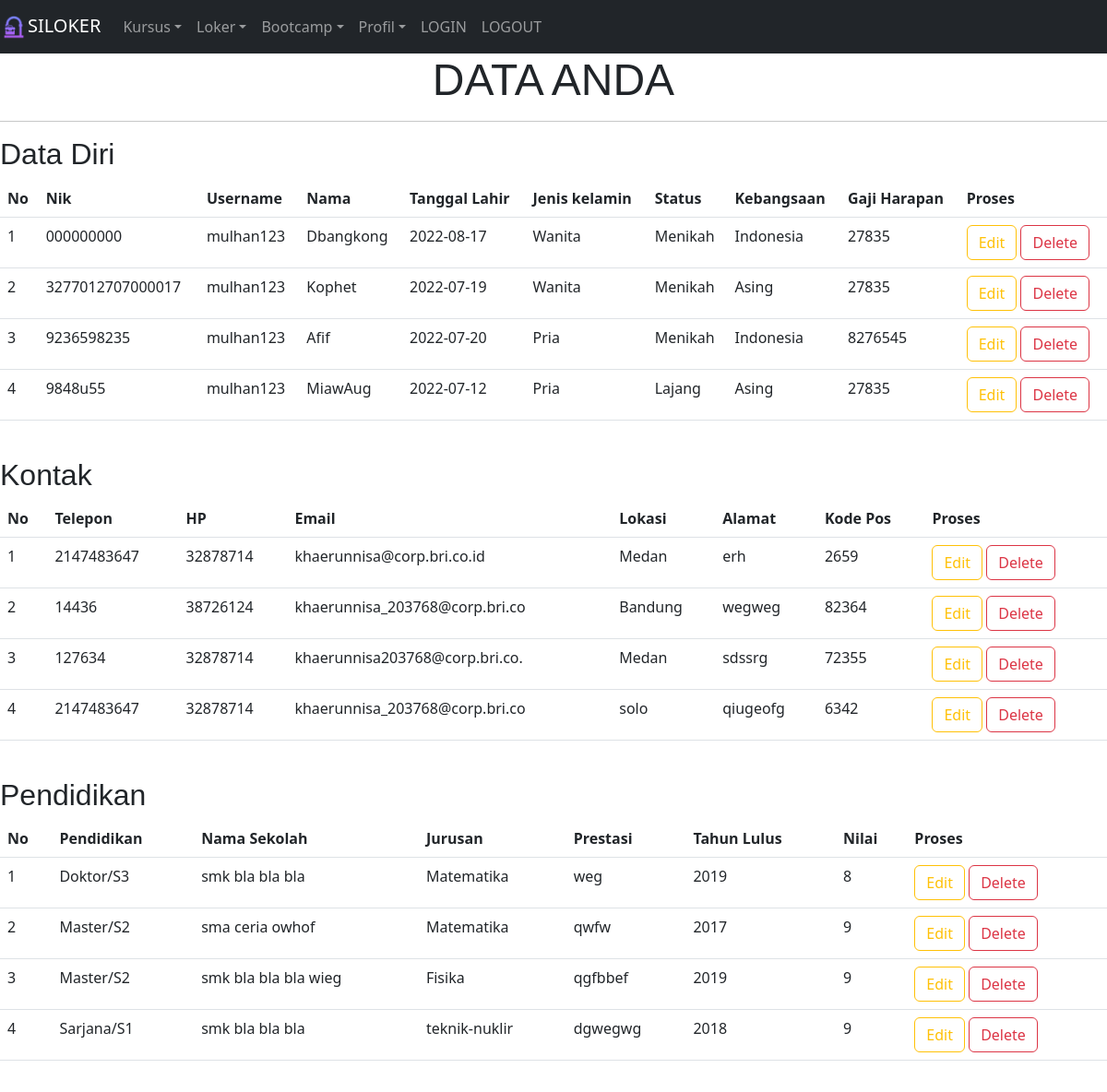
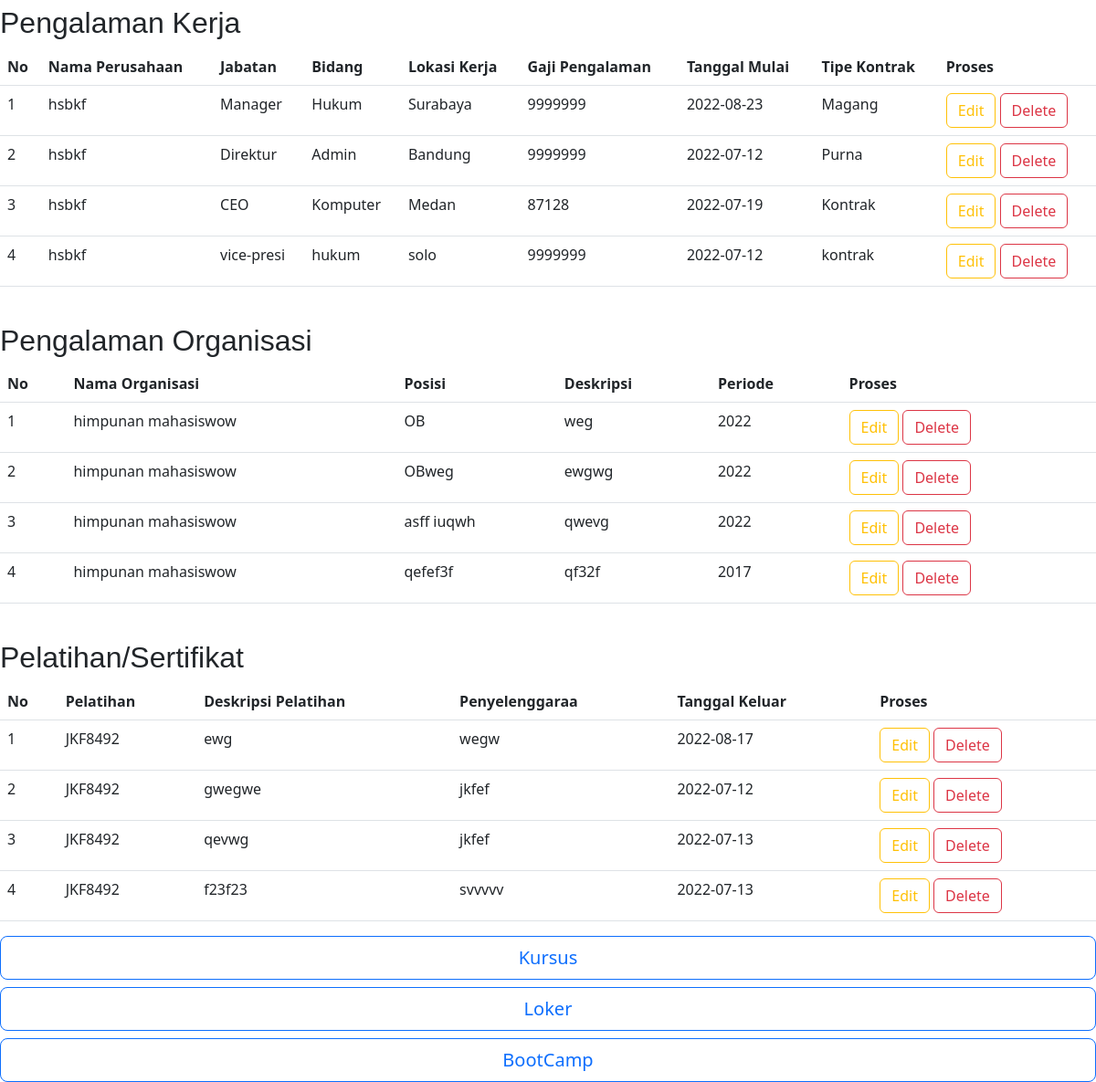
/SILOKER/cekProfil.php, run on the app's committed database (2 pictures, top to bottom).
### tables this page shows
CREATE TABLE `profil` (
  `nik` varchar(30) NOT NULL,
  `username` varchar(20) NOT NULL,
  `nama` varchar(35) NOT NULL,
  `tanggal_lahir` date NOT NULL,
  `jenis_kelamin` varchar(10) NOT NULL,
  `status` varchar(15) NOT NULL,
  `kebangsaan` varchar(17) NOT NULL,
  `gaji_harapan` int(10) NOT NULL,
  `telepon` int(15) NOT NULL,
  `hp` int(15) NOT NULL,
  `email` varchar(30) NOT NULL,
  `lokasi` varchar(15) NOT NULL,
  `alamat` text NOT NULL,
  `kode_pos` int(7) NOT NULL,
  `pendidikan` varchar(10) NOT NULL,
  `nama_sekolah` varchar(20) NOT NULL,
  `jurusan` varchar(20) NOT NULL,
  `prestasi` text NOT NULL,
  `tahun_lulus` int(5) NOT NULL,
  `nilai` int(5) NOT NULL,
  `nama_perusahaan` varchar(20) NOT NULL,
  `jabatan` varchar(10) NOT NULL,
  `bidang` varchar(10) NOT NULL,
  `lokasi_kerja` varchar(15) NOT NULL,
  `gaji_pengalaman` int(10) NOT NULL,
  `tanggal_mulai` date NOT NULL,
  `tipe_kontrak` varchar(15) NOT NULL,
  `nama_organisasi` varchar(20) NOT NULL,
  `posisi` varchar(10) NOT NULL,
  `deskripsi` text NOT NULL,
  `periode` int(7) NOT NULL,
  `pelatihan` varchar(30) NOT NULL,
  `deskripsi_pelatihan` varchar(30) NOT NULL,
  `penyelenggara` varchar(30) NOT NULL,
  `tanggal_keluar` date NOT NULL
);

### SILOKER/cekProfil.php (the view, shortened to what this page needs)
<!DOCTYPE html>
<html lang="en">
<head>
    <link rel="stylesheet" href="css/bootstrap.min.css">
</head>
<body>
    <?php
        require("fungsi.php");
        $sql = "SELECT * FROM profil";
     ?>
    <nav class="navbar navbar-expand-sm bg-dark navbar-dark">
        <a class="navbar-brand" href="#">
            <img src="multimedia/image/logo/silokerlogo.png" alt="no gambar" width="30" height="30">SILOKER
        </a>
        <div class="collapse navbar-collapse" id="navbarNavDropdown">
            <ul class="navbar-nav">
                <li class="nav-item dropdown">
                    <a class="nav-link dropdown-toggle" href="#" id="NavbarDrop" role="button" data-bs-toggle="dropdown" aria-expanded="false">Kursus</a>
                </li>
                <li class="nav-item dropdown">
                    <a class="nav-link dropdown-toggle" href="#" id="NavbarDrop" role="button" data-bs-toggle="dropdown" aria-expanded="false">Loker</a>
                </li>
                <li class="nav-item dropdown">
                    <a class="nav-link dropdown-toggle" href="#" id="NavbarDrop" role="button" data-bs-toggle="dropdown" aria-expanded="false">Bootcamp</a>
                </li>
                <li class="nav-item dropdown">
                    <a class="nav-link dropdown-toggle" href="#" id="NavbarDrop" role="button" data-bs-toggle="dropdown" aria-expanded="false">Profil</a>
                </li>
                <li class="nav-item">
                    <a class="nav-link" href="index.php">LOGIN</a>
                </li>
                <li class="nav-item navbar-right">
                    <a class="nav-link" style="margin-right: 15px" href="index.php">LOGOUT</a>
                </li>
            </ul>
        </div>
    </nav>
    <center>
        <h1 style="font-size: 3em; font-family: sans-serif">DATA ANDA</h1>
        <hr style="border: 1;
            height: 1px;
            background: #333;
            background-image: linear-gradient(to right, #ccc, #333, #ccc);">
    </center>
    <h2 style="font-size: 2em; font-family: sans-serif">Data Diri</h2>
    <center>
        <table class="table">
            <thead class="thead-dark">
                <tr>
                    <th scope="col">No</th>
                    <th scope="col">Nik</th>
                    <th scope="col">Username</th>
                    <th scope="col">Nama</th>
                    <th scope="col">Tanggal Lahir</th>
                    <th scope="col">Jenis kelamin</th>
                    <th scope="col">Status</th>
                    <th scope="col">Kebangsaan</th>
                    <th scope="col">Gaji Harapan</th>
                    <th scope="col">Proses</th>
                </tr>
            </thead>
            <tbody>
                <?php
                    $hasil = mysqli_query($conn,$sql);
                    $row = mysqli_fetch_row($hasil);
                    $n=1;
                    do
                    {
                    list($nik,$username,$nama,$tanggalLahir,$jenisKelamin,$status,$kebangsaan,$gajiHarapan
                    ,$telepon,$hp,$email,$lokasi,$alamat,$kodePos
                    ,$pendidikan,$namaSekolah,$jurusan,$prestasi,$tahunLulus,$nilai
                    ,$namaPerusahaan,$jabatan,$bidang,$lokasiKerja,$gajiPengalaman,$tanggalMulai,$tipeKontrak
                    ,$namaOrganisasi,$posisi,$deskripsi,$periode
                    ,$pelatihan,$deskripsiPelatihan,$penyelenggara,$tanggalKeluar)=$row;
                    echo "<tr>
                        <td>$n</td>
                        <td>$nik</td>
                        <td>$username</td>
                        <td>$nama</td>
                        <td>$tanggalLahir</td>
                        <td>$jenisKelamin</td>
                        <td>$status</td>
                        <td>$kebangsaan</td>
                        <td>$gajiHarapan</td>
                        <td>
                            <a href='editProfil.php?nik=$nik' class='btn btn-outline-warning'>Edit</a>
                            <a href='hapusProfil.php?nik=$nik' class='btn btn-outline-danger'>Delete</a>
                        </td>
                      </tr>";
                    $n++;
                    }
                    while($row=mysqli_fetch_row($hasil));
                ?>
            </tbody>
        </table>
    </center>
    <br>
    <h2 style="font-size: 2em; font-family: sans-serif">Kontak</h2>
    <center>
        <table class="table">
            <thead class="thead-light">
                <tr>
                    <th scope="col">No</th>
                    <th scope="col">Telepon</th>
                    <th scope="col">HP</th>
                    <th scope="col">Email</th>
                    <th scope="col">Lokasi</th>
                    <th scope="col">Alamat</th>
                    <th scope="col">Kode Pos</th>
                    <th scope="col">Proses</th>
                </tr>
            </thead>
            <tbody>
                <?php
                    $hasil = mysqli_query($conn,$sql);
                    $row = mysqli_fetch_row($hasil);
                    $n = 1;
                    do
                    {
                    list($nik,$username,$nama,$tanggalLahir,$jenisKelamin,$status,$kebangsaan,$gajiHarapan
                    ,$telepon,$hp,$email,$lokasi,$alamat,$kodePos
                    ,$pendidikan,$namaSekolah,$jurusan,$prestasi,$tahunLulus,$nilai
                    ,$namaPerusahaan,$jabatan,$bidang,$lokasiKerja,$gajiPengalaman,$tanggalMulai,$tipeKontrak
                    ,$namaOrganisasi,$posisi,$deskripsi,$periode
                    ,$pelatihan,$deskripsiPelatihan,$penyelenggara,$tanggalKeluar)=$row;
                    echo "<tr>
                            <td>$n</td>
                            <td>$telepon</td>
                            <td>$hp</td>
                            <td>$email</td>
                            <td>$lokasi</td>
                            <td>$alamat</td>
                            <td>$kodePos</td>
                            <td>
                                <a href='editProfil.php?nik=$nik' class='btn btn-outline-warning'>Edit</a>
                                <a href='hapusProfil.php?nik=$nik' class='btn btn-outline-danger'>Delete</a>
                            </td>
                        </tr>";
                    $n++;
                    }
                    while($row=mysqli_fetch_row($hasil));
                ?>
            </tbody>
        </table>
    </center>
    <br>
    <h2 style="font-size: 2em; font-family: sans-serif">Pendidikan</h2>
    <center>
        <table class="table">
            <thead class="thead-light">
                <tr>
                    <th scope="col">No</th>
                    <th scope="col">Pendidikan</th>
                    <th scope="col">Nama Sekolah</th>
                    <th scope="col">Jurusan</th>
                    <th scope="col">Prestasi</th>
                    <th scope="col">Tahun Lulus</th>
                    <th scope="col">Nilai</th>
                    <th scope="col">Proses</th>
                </tr>
            </thead>
            <tbody>
                <?php
                    $hasil = mysqli_query($conn,$sql);
                    $row = mysqli_fetch_row($hasil);
                    $n = 1;
                    do
                    {
                    list($nik,$username,$nama,$tanggalLahir,$jenisKelamin,$status,$kebangsaan,$gajiHarapan
                    ,$telepon,$hp,$email,$lokasi,$alamat,$kodePos
                    ,$pendidikan,$namaSekolah,$jurusan,$prestasi,$tahunLulus,$nilai
                    ,$namaPerusahaan,$jabatan,$bidang,$lokasiKerja,$gajiPengalaman,$tanggalMulai,$tipeKontrak
                    ,$namaOrganisasi,$posisi,$deskripsi,$periode
                    ,$pelatihan,$deskripsiPelatihan,$penyelenggara,$tanggalKeluar)=$row;
                    echo "<tr>
                            <td>$n</td>
                            <td>$pendidikan</td>
                            <td>$namaSekolah</td>
                            <td>$jurusan</td>
                            <td>$prestasi</td>
                            <td>$tahunLulus</td>
                            <td>$nilai</td>
                            <td>
                                <a href='editProfil.php?nik=$nik' class='btn btn-outline-warning'>Edit</a>
                                <a href='hapusProfil.php?nik=$nik' class='btn btn-outline-danger'>Delete</a>
                            </td>
                        </tr>";
                    $n++;
                    }
                    while($row=mysqli_fetch_row($hasil));
                ?>
            </tbody>
        </table>
    </center>
    <br>
    <h2 style="font-size: 2em; font-family: sans-serif">Pengalaman Kerja</h2>
    <center>
        <table class="table">
            <thead class="thead-light">
                <tr>
                    <th scope="col">No</th>
                    <th scope="col">Nama Perusahaan</th>
                    <th scope="col">Jabatan</th>
                    <th scope="col">Bidang</th>
                    <th scope="col">Lokasi Kerja</th>
                    <th scope="col">Gaji Pengalaman</th>
                    <th scope="col">Tanggal Mulai</th>
                    <th scope="col">Tipe Kontrak</th>
                    <th scope="col">Proses</th>
                </tr>
            </thead>
            <tbody>
                <?php
                    $hasil = mysqli_query($conn,$sql);
                    $row = mysqli_fetch_row($hasil);
                    $n = 1;
                    do
                    {
                    list($nik,$username,$nama,$tanggalLahir,$jenisKelamin,$status,$kebangsaan,$gajiHarapan
                    ,$telepon,$hp,$email,$lokasi,$alamat,$kodePos
                    ,$pendidikan,$namaSekolah,$jurusan,$prestasi,$tahunLulus,$nilai
                    ,$namaPerusahaan,$jabatan,$bidang,$lokasiKerja,$gajiPengalaman,$tanggalMulai,$tipeKontrak
                    ,$namaOrganisasi,$posisi,$deskripsi,$periode
                    ,$pelatihan,$deskripsiPelatihan,$penyelenggara,$tanggalKeluar)=$row;
                    echo "<tr>
                            <td>$n</td>
                            <td>$namaPerusahaan</td>
                            <td>$jabatan</td>
                            <td>$bidang</td>
                            <td>$lokasiKerja</td>
                            <td>$gajiPengalaman</td>
                            <td>$tanggalMulai</td>
                            <td>$tipeKontrak</td>
                            <td>
                                <a href='editProfil.php?nik=$nik' class='btn btn-outline-warning'>Edit</a>
                                <a href='hapusProfil.php?nik=$nik' class='btn btn-outline-danger'>Delete</a>
                            </td>
                        </tr>";
                    $n++;
                    }
                    while($row=mysqli_fetch_row($hasil));
                ?>
            </tbody>
        </table>
    </center>
    <br>
    <h2 style="font-size: 2em; font-family: sans-serif">Pengalaman Organisasi</h2>
    <center>
        <table class="table">
            <thead class="thead-light">
                <tr>
                    <th scope="col">No</th>
                    <th scope="col">Nama Organisasi</th>
                    <th scope="col">Posisi</th>
                    <th scope="col">Deskripsi</th>
                    <th scope="col">Periode</th>
                    <th scope="col">Proses</th>
                </tr>
            </thead>
            <tbody>
                <?php
                    $hasil = mysqli_query($conn,$sql);
                    $row = mysqli_fetch_row($hasil);
                    $n = 1;
                    do
                    {
                    list($nik,$username,$nama,$tanggalLahir,$jenisKelamin,$status,$kebangsaan,$gajiHarapan
                    ,$telepon,$hp,$email,$lokasi,$alamat,$kodePos
                    ,$pendidikan,$namaSekolah,$jurusan,$prestasi,$tahunLulus,$nilai
                    ,$namaPerusahaan,$jabatan,$bidang,$lokasiKerja,$gajiPengalaman,$tanggalMulai,$tipeKontrak
                    ,$namaOrganisasi,$posisi,$deskripsi,$periode
                    ,$pelatihan,$deskripsiPelatihan,$penyelenggara,$tanggalKeluar)=$row;
                    echo "<tr>
                            <td>$n</td>
                            <td>$namaOrganisasi</td>
                            <td>$posisi</td>
                            <td>$deskripsi</td>
                            <td>$periode</td>
                            <td>
                                <a href='editProfil.php?nik=$nik' class='btn btn-outline-warning'>Edit</a>
                                <a href='hapusProfil.php?nik=$nik' class='btn btn-outline-danger'>Delete</a>
                            </td>
                        </tr>";
                    $n++;
                    }
                    while($row=mysqli_fetch_row($hasil));
                ?>
            </tbody>
        </table>
    </center>
    <br>
    <h2 style="font-size: 2em; font-family: sans-serif">Pelatihan/Sertifikat</h2>
    <center>
        <table class="table">
            <thead class="thead-light">
                <tr>
                    <th scope="col">No</th>
                    <th scope="col">Pelatihan</th>
                    <th scope="col">Deskripsi Pelatihan</th>
                    <th scope="col">Penyelenggaraa</th>
                    <th scope="col">Tanggal Keluar</th>
                    <th scope="col">Proses</th>
                </tr>
            </thead>
            <tbody>
                <?php
                    $hasil = mysqli_query($conn,$sql);
                    $row = mysqli_fetch_row($hasil);
                    $n = 1;
                    do
                    {
                    list($nik,$username,$nama,$tanggalLahir,$jenisKelamin,$status,$kebangsaan,$gajiHarapan
                    ,$telepon,$hp,$email,$lokasi,$alamat,$kodePos
                    ,$pendidikan,$namaSekolah,$jurusan,$prestasi,$tahunLulus,$nilai
                    ,$namaPerusahaan,$jabatan,$bidang,$lokasiKerja,$gajiPengalaman,$tanggalMulai,$tipeKontrak
                    ,$namaOrganisasi,$posisi,$deskripsi,$periode
                    ,$pelatihan,$deskripsiPelatihan,$penyelenggara,$tanggalKeluar)=$row;
                    echo "<tr>
                            <td>$n</td>
                            <td>$pelatihan</td>
                            <td>$deskripsiPelatihan</td>
                            <td>$penyelenggara</td>
                            <td>$tanggalKeluar</td>
                            <td>
                                <a href='editProfil.php?nik=$nik' class='btn btn-outline-warning'>Edit</a>
                                <a href='hapusProfil.php?nik=$nik' class='btn btn-outline-danger'>Delete</a>
                            </td>
                        </tr>";
                    $n++;
                    }
                    while($row=mysqli_fetch_row($hasil));
                ?>
            </tbody>
        </table>
        <div class="d-grid gap-2 col-12 mx-auto">
            <a href="kursus.php" class="btn btn-outline-primary btn-lg" id="tombolMenu">Kursus</a>
            <a href="dashloker.php" class="btn btn-outline-primary btn-lg" id="tombolMenu">Loker</a>
            <a href="indexBootcamp.php" class="btn btn-outline-primary btn-lg" id="tombolMenu">BootCamp</a>
        </div>
    </center>
</body>
</html>

### data on the page
profil: nik "000000000", username "mulhan123", nama "Dbangkong", tanggal_lahir "2022-08-17", jenis_kelamin "Wanita", status "Menikah", kebangsaan "Indonesia", gaji_harapan "27835", telepon "2147483647", hp "32878714", email "khaerunnisa@corp.bri.co.id", lokasi "Medan", alamat "erh", kode_pos "2659", pendidikan "Doktor/S3", nama_sekolah "smk bla bla bla", jurusan "Matematika", prestasi "weg", tahun_lulus "2019", nilai "8", nama_perusahaan "hsbkf", jabatan "Manager", bidang "Hukum", lokasi_kerja "Surabaya", gaji_pengalaman "9999999", tanggal_mulai "2022-08-23", tipe_kontrak "Magang", nama_organisasi "himpunan mahasiswow", posisi "OB", deskripsi "weg", periode "2022", pelatihan "JKF8492", deskripsi_pelatihan "ewg", penyelenggara "wegw", tanggal_keluar "2022-08-17"
profil: nik "3277012707000017", username "mulhan123", nama "Kophet", tanggal_lahir "2022-07-19", jenis_kelamin "Wanita", status "Menikah", kebangsaan "Asing", gaji_harapan "27835", telepon "14436", hp "38726124", email "khaerunnisa_203768@corp.bri.co", lokasi "Bandung", alamat "wegweg", kode_pos "82364", pendidikan "Master/S2", nama_sekolah "sma ceria owhof", jurusan "Matematika", prestasi "qwfw", tahun_lulus "2017", nilai "9", nama_perusahaan "hsbkf", jabatan "Direktur", bidang "Admin", lokasi_kerja "Bandung", gaji_pengalaman "9999999", tanggal_mulai "2022-07-12", tipe_kontrak "Purna", nama_organisasi "himpunan mahasiswow", posisi "OBweg", deskripsi "ewgwg", periode "2022", pelatihan "JKF8492", deskripsi_pelatihan "gwegwe", penyelenggara "jkfef", tanggal_keluar "2022-07-12"
profil: nik "9236598235", username "mulhan123", nama "Afif", tanggal_lahir "2022-07-20", jenis_kelamin "Pria", status "Menikah", kebangsaan "Indonesia", gaji_harapan "8276545", telepon "127634", hp "32878714", email "khaerunnisa203768@corp.bri.co.", lokasi "Medan", alamat "sdssrg", kode_pos "72355", pendidikan "Master/S2", nama_sekolah "smk bla bla bla wieg", jurusan "Fisika", prestasi "qgfbbef", tahun_lulus "2019", nilai "9", nama_perusahaan "hsbkf", jabatan "CEO", bidang "Komputer", lokasi_kerja "Medan", gaji_pengalaman "87128", tanggal_mulai "2022-07-19", tipe_kontrak "Kontrak", nama_organisasi "himpunan mahasiswow", posisi "asff iuqwh", deskripsi "qwevg", periode "2022", pelatihan "JKF8492", deskripsi_pelatihan "qevwg", penyelenggara "jkfef", tanggal_keluar "2022-07-13"
profil: nik "9848u55", username "mulhan123", nama "MiawAug", tanggal_lahir "2022-07-12", jenis_kelamin "Pria", status "Lajang", kebangsaan "Asing", gaji_harapan "27835", telepon "2147483647", hp "32878714", email "khaerunnisa_203768@corp.bri.co", lokasi "solo", alamat "qiugeofg", kode_pos "6342", pendidikan "Sarjana/S1", nama_sekolah "smk bla bla bla", jurusan "teknik-nuklir", prestasi "dgwegwg", tahun_lulus "2018", nilai "9", nama_perusahaan "hsbkf", jabatan "vice-presi", bidang "hukum", lokasi_kerja "solo", gaji_pengalaman "9999999", tanggal_mulai "2022-07-12", tipe_kontrak "kontrak", nama_organisasi "himpunan mahasiswow", posisi "qefef3f", deskripsi "qf32f", periode "2017", pelatihan "JKF8492", deskripsi_pelatihan "f23f23", penyelenggara "svvvvv", tanggal_keluar "2022-07-13"
